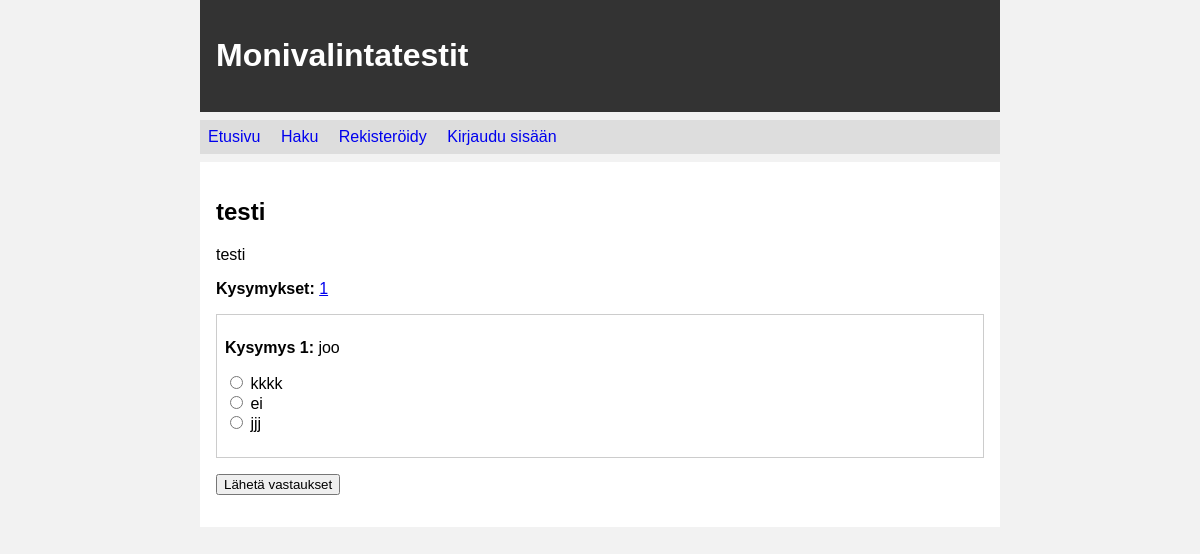
The page /attempt_set/1 on the database its author committed.
### tables this page shows
CREATE TABLE sets (
        id INTEGER PRIMARY KEY,
        title TEXT,
        description TEXT,
        user_id INTEGER REFERENCES users,
        category_id INTEGER REFERENCES categories,
        created_at TEXT
    );

CREATE TABLE questions (
        id INTEGER PRIMARY KEY,
        set_id INTEGER REFERENCES sets,
        question_text TEXT,
        answer1 TEXT,
        answer2 TEXT,
        answer3 TEXT,
        correct_answer INTEGER
    );

### app.py (the view, shortened to what this page needs)
@app.route("/attempt_set/<int:set_id>", methods=["GET", "POST"])
def attempt_set(set_id):
    s = get_set(set_id)
    if not s:
        abort(404)
    qs = get_questions(set_id)
    if request.method == "GET":
        return render_template("attempt_set.html", s=s, questions=qs)

### app.py (called while the page is built)
def get_set(set_id):
    rows = db.query("""SELECT s.*, c.name AS category_name, u.username
                       FROM sets s
                       LEFT JOIN categories c ON s.category_id=c.id
                       JOIN users u ON s.user_id=u.id
                       WHERE s.id=?""", [set_id])
    return rows[0] if rows else None

def get_questions(set_id):
    return db.query("""SELECT * FROM questions WHERE set_id=?""", [set_id])

### db.py (called while the page is built)
def get_connection():
    con = sqlite3.connect("database.db")
    con.execute("PRAGMA foreign_keys = ON")
    con.row_factory = sqlite3.Row
    return con

def query(sql, params=None):
    if params is None:
        params = []
    con = get_connection()
    try:
        return con.execute(sql, params).fetchall()
    finally:
        con.close()

### templates/attempt_set.html (shortened to what this page needs)
{% extends "layout.html" %}
{% block content %}
<h2>{{ s.title }}</h2>
<p>{{ s.description }}</p>
<p><b>Kysymykset:</b>
{% for q in questions %}
  <a href="#q{{ q.id }}">{{ loop.index }}</a>
{% endfor %}
</p>
<form action="/attempt_set/{{ s.id }}" method="post">
  {% for q in questions %}
  <div class="question" id="q{{ q.id }}">
    <p><b>Kysymys {{ loop.index }}:</b> {{ q.question_text }}</p>
    <p>
      <label>
        <input type="radio" name="question_{{ q.id }}" value="1">
        {{ q.answer1 }}
      </label><br>
      <label>
        <input type="radio" name="question_{{ q.id }}" value="2">
        {{ q.answer2 }}
      </label><br>
      <label>
        <input type="radio" name="question_{{ q.id }}" value="3">
        {{ q.answer3 }}
      </label>
    </p>
  </div>
  {% endfor %}
  <p>
    <input type="submit" value="Lähetä vastaukset">
  </p>
</form>
{% endblock %}

### static/main.css (style rules this page uses)
body { margin: auto; max-width: 50em; font-family: sans-serif; background-color: #f2f2f2; }
.set-box, .question { border: 1px solid #ccc; margin: 1em 0; padding: 0.5em; }

### rows shown on the page
sets: title "testi", description "testi"
questions: question_text "joo", answer1 "kkkk", answer2 "ei", answer3 "jjj"
